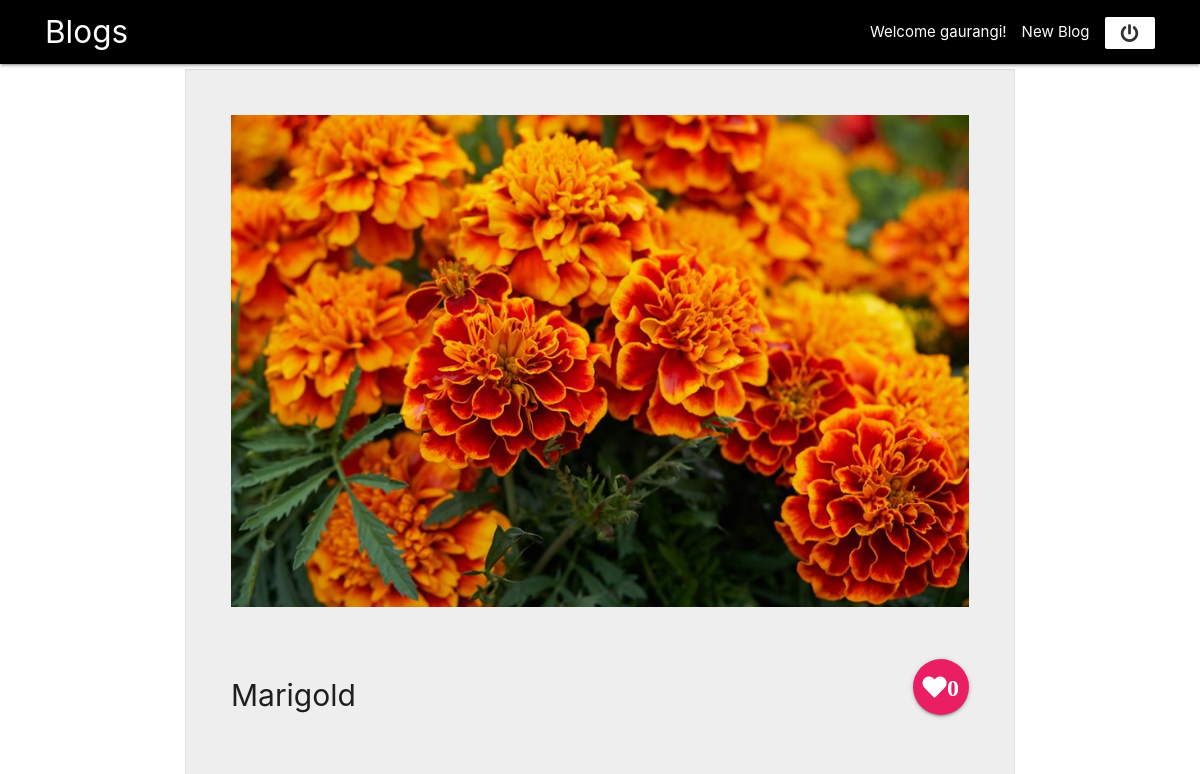
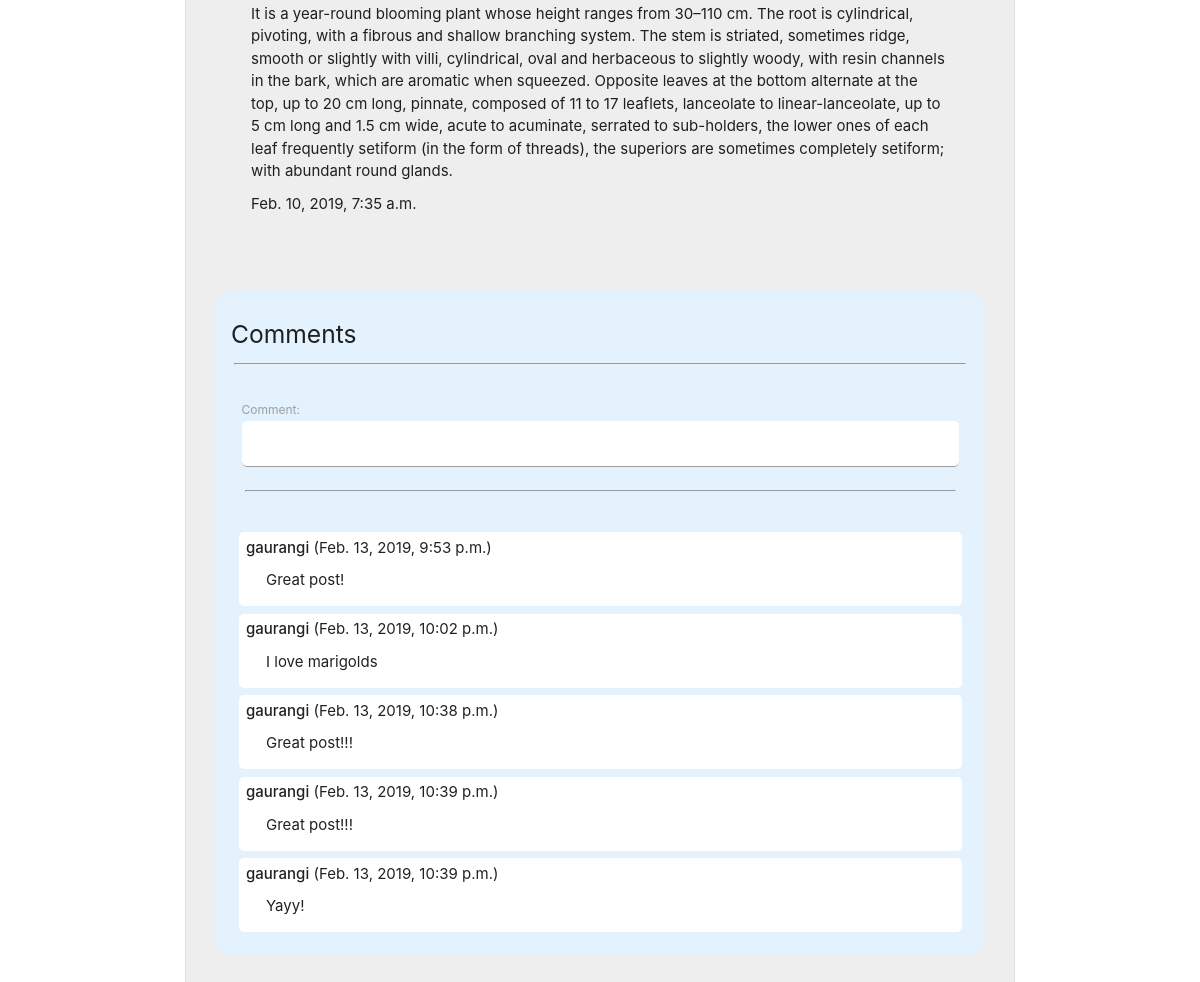
The page /blogs/marigold/ (signed in) on the database its author committed (2 pictures, top to bottom).
### bloglist/models.py (models this page shows, shortened)
class Blog(models.Model):
    title=models.CharField(max_length=100)
    slug=models.SlugField()
    description=models.TextField()
    likes=models.ManyToManyField(User, related_name='likes', blank=True)
    date=models.DateTimeField(auto_now_add=True)
    thumb=models.ImageField(default='default.png', blank=True)
    author=models.ForeignKey(User, default=None, on_delete=models.CASCADE)
    def total_likes(self):
        return self.likes.count()

class Comment(models.Model):
    blog=models.ForeignKey(Blog, default=None, on_delete=models.CASCADE)
    comment=models.CharField(max_length=255)
    author = models.ForeignKey(User, default=None, on_delete=models.CASCADE)
    date = models.DateTimeField(auto_now_add=True)

### bloglist/views.py (the view)
# urls.py: path('<slug:slug>/', views.blog_details, name='detail')
def blog_details(request, slug):
    blog = Blog.objects.get(slug = slug)
    comments = Comment.objects.filter(blog=blog.id).order_by('date')[:5]
    if request.method == "POST":
        print(request.POST)
        if "likes" in request.POST:
            blog.likes.add(request.user)
            print(blog.likes)
            form = forms.CreateComment()
            return render(request, 'bloglist/blog_detail.html', {'blog': blog, 'comments': comments, 'form': form})
        else:
            form = forms.CreateComment(request.POST)
            if form.is_valid():
                new_comment=form.save(commit=False)
                new_comment.blog=blog
                new_comment.author=request.user if request.user else 'guest'
                new_comment.save()
                form = forms.CreateComment()
                return render(request, 'bloglist/blog_detail.html', {'blog': blog, 'comments': comments, 'form':form})
    else:
        form = forms.CreateComment()
    return render(request, 'bloglist/blog_detail.html', {'blog': blog, 'comments':comments, 'form':form })

### bloglist/forms.py
class CreateComment(forms.ModelForm):
    class Meta:
        model = models.Comment
        fields = ['comment']
    def __init__(self, *args, **kwargs):
        super().__init__(*args, **kwargs)
        self.fields['comment'].widget.attrs.update({'class': 'special'})

### bloglist/templates/bloglist/blog_detail.html (shortened to what this page needs)
{% extends 'base_layout.html' %}
{% block content %}
<div class="container">
    {% if blog %}
    <div class="blog-detail grey lighten-3">
    <div class="blog">
      <img src="{{ blog.thumb.url }}" alt="Thumbnail" />
        <div class="row likes">
            <h2 class="left">{{ blog.title }}</h2>
            {% if user.is_authenticated %}
            <form class="right" action="{% url 'bloglist:detail' blog.slug %}" method="post">
            <button class="btn-floating btn-large pink right" type="submit" name="likes" value="{{blog.id}}"><i class="fas fa-heart">{{blog.total_likes}}</i></button>
            </form>
            {% else %}
            <button class="btn-floating pink btn-large right" type="" name="likes" value="{{blog.id}}"><i class="fas fa-heart">{{blog.total_likes}}</i></button>
            {% endif %}
        </div>
        <div class="row">
      <p>{{ blog.description }}</p>
      <p>{{ blog.date }}</p>
    </div>
  </div>
    <div class="blog blue lighten-5">
        <h5>Comments</h5>
        <hr>
        {% if user.is_authenticated %}
        <div class="comment-form">
        <form action="{% url 'bloglist:detail' blog.slug %}" method="post">
            {{ form }}
        </form>
        <hr>
        </div>
        {% endif %}
        {% if comments %}
        {% for comment in comments %}
        <div class="comments">
            <strong>{{ comment.author }}</strong>
            <span class="date"> ({{ comment.date }})</span>
            <p>{{ comment.comment|linebreaks }}</p>
        </div>
      {% endfor %}
      {% else %}
        <p>No comments here yet :(</p>
      {% endif %}
     </div>
     {% else %}
       <p>There are no Blogs!</p>
    {% endif %}
    </div>
    </div>
{% endblock %}

### templates/base_layout.html (shortened to what this page needs)
{% load static from staticfiles %}
<!DOCTYPE html>
<html lang="en">
<head>
    <link rel="stylesheet" href="{% static 'style.css' %}">
    <link rel="stylesheet" href="https://cdnjs.cloudflare.com/ajax/libs/materialize/1.0.0/css/materialize.min.css">
    <link rel="stylesheet" href="https://use.fontawesome.com/releases/v5.7.1/css/all.css">
</head>
<body>
    <div class="navbar-fixed">
        <nav class="black">
            <div class="navbar-wrapper black ">
                <a href="{% url 'homepage' %}" class="brand-logo">Blogs</a>
                <ul class="right hide-on-med-and-down">
                    {% if user.is_authenticated %}
                    <li>Welcome {{user}}!</li>
                    <li><a href="{% url 'bloglist:create' %}" >New Blog </a>
                    </li>
                    <li>
                    <form action="{% url 'useraccounts:logout' %}" method="post">
                        <button class="btn-flat btn-small white waves-effect waves-light tooltipped" data-tooltip="Logout" type="submit">
                            <i class="fas fa-power-off"></i></button>
                    </form>
                    </li>
                    {% else %}
                    <li><a href="{% url 'useraccounts:login' %}">Login</a></li>
                    <li><a href="{% url 'useraccounts:signup' %}">Signup</a></li>
                    {% endif %}
                </ul>
            </div>
        </nav>
    </div>
     {% block content %}
     {% endblock %}
</body>
</html>

### assets/style.css (style rules this page uses)
a, a:hover, a:visited { text-decoration: none; }
.blog { padding: 10px,10px; position: relative; padding-bottom: 40px; border-radius: 18px; }
.blog h2 { font-size: 1.2em; }
.blog-detail .blog { padding: 1rem; margin:2rem 2rem; }
.blog-detail .blog img { max-width: 100%; max-height:500px; }
.blog-detail .blog h2 { text-align: center; margin: 20px auto; font-size: 2em }
.blog-detail { border: 1px solid #0011; margin:5px; }
.blog-detail .blog p { margin: 10px 20px }
.row { margin-top:3rem; }
.navbar-wrapper { padding: 0rem 3rem; }
.comment-form { padding:.2rem; margin:.5rem; border-radius:5px; }
input#id_comment { border-radius:5px; border:solid 2px #11111; background-color:white; }
.comments { padding:.3rem .3rem .3rem .5rem; margin:.5rem; border-radius:5px; background-color:white; }
hr { margin:1rem .2rem 2rem; }

### rows shown on the page
Blog: thumb (picture), title "Marigold", total_likes "0", description "It is a year-round blooming plant whose height ranges from 30–110 cm. The root is cylindrical, pivoting, with a fibrous and shallow branching system. The stem is striated, sometimes ridge, smooth or slightly with villi, cylindrical, oval and herbaceous to slightly woody, with resin channels in the bark, which are aromatic when squeezed. Opposite leaves at the bottom alternate at the top, up to 20 cm long, pinnate, composed of 11 to 17 leaflets, lanceolate to linear-lanceolate, up to 5 cm long and 1.5 cm wide, acute to acuminate, serrated to sub-holders, the lower ones of each leaf frequently setiform (in the form of threads), the superiors are sometimes completely setiform; with abundant…", date "Feb. 10, 2019, 7:35 a.m."
Comment: author "gaurangi", date "Feb. 13, 2019, 9:53 p.m.", comment "Great post!"
Comment: author "gaurangi", date "Feb. 13, 2019, 10:02 p.m.", comment "I love marigolds"
Comment: author "gaurangi", date "Feb. 13, 2019, 10:38 p.m.", comment "Great post!!!"
Comment: author "gaurangi", date "Feb. 13, 2019, 10:39 p.m.", comment "Great post!!!"
Comment: author "gaurangi", date "Feb. 13, 2019, 10:39 p.m.", comment "Yayy!"

### other values the page prints
{{ user }} "gaurangi"
